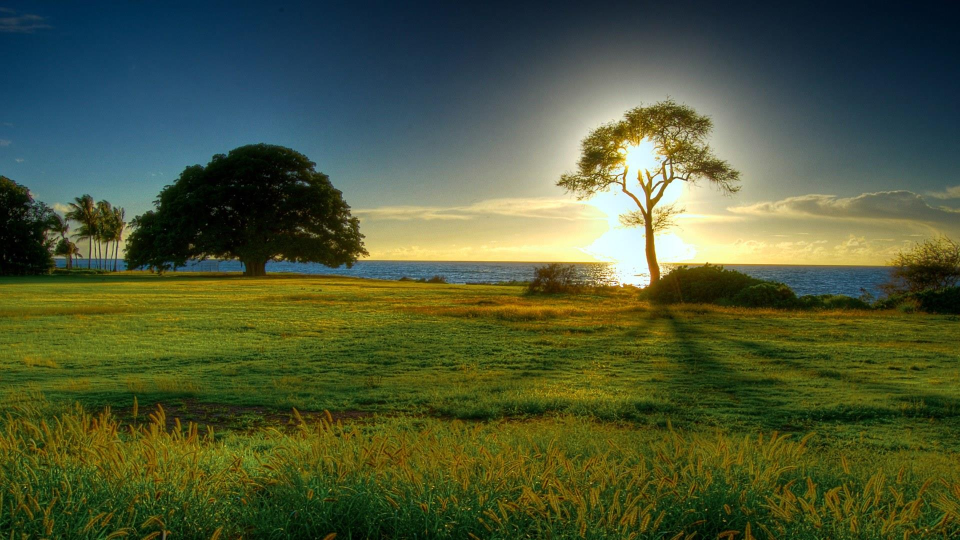
%> input picture Game1/Assets/images/Level3/L3_q2/img.jpg, 1920 x 1080 px (shown at 1/2 size)
$ octave gridding.m   (GNU Octave 9; MATLAB toolbox functions it lacks are replaced by stand-ins)
%> lines starting %> are read from the running program, lines starting %| are printed output that depends on the picture; in (x1, y1, x2, y2) boxes, pixels count from 0 and x2, y2 are one past the last pixel; in counts of white or black regions, pixels touching at a corner belong together; the program's own positions count from 1
img = imread('img.jpg');  %# Load a sample 3-D RGB image
%> img is the input picture: size 1080x1920x3 uint8; mean R, G, B 77.5, 88.6, 56

% [5 lines of commented-out code are left out]

w = 120;

x = 600;
y = 100;
a = img(x:x+w,y:y+w,:);
imwrite(a,'p1.jpg');
img(x:x+w,y:y+w,:) = 255;
%> img: size 1080x1920x3 uint8; 0.71% of pixels changed, all inside (x1, y1, x2, y2) = (99, 599, 220, 720)

x = 40;
y = 350;
a = img(x:x+w,y:y+w,:);
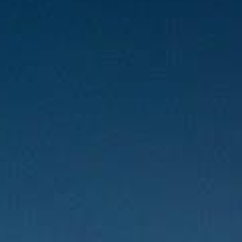
%> a: size 121x121x3 uint8 (shown 2 times larger); mean R, G, B 20.6, 63.3, 95.9
imwrite(a,'p2.jpg');
img(x:x+w,y:y+w,:) = 255;
%> img: size 1080x1920x3 uint8; mean R, G, B 80.2, 91, 58.8

x = 40;
y = 1500;
a = img(x:x+w,y:y+w,:);
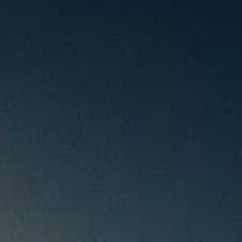
%> a: size 121x121x3 uint8 (shown 2 times larger); mean R, G, B 30.7, 48.2, 61.9
imwrite(a,'p3.jpg');
img(x:x+w,y:y+w,:) = 255;
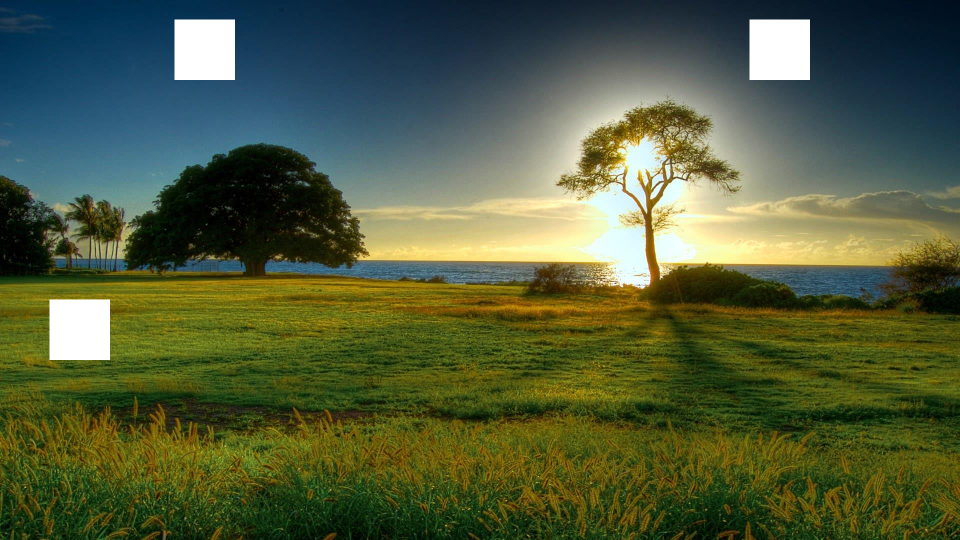
%> img: size 1080x1920x3 uint8 (shown at 1/2 size); mean R, G, B 81.8, 92.4, 60.1

x = 850;
y = 900;
a = img(x:x+w,y:y+w,:);
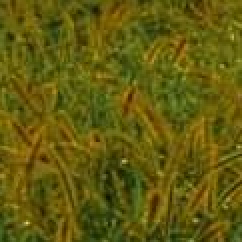
%> a: size 121x121x3 uint8 (shown 2 times larger); mean R, G, B 98.2, 91.1, 14.2
imwrite(a,'p4.jpg');
img(x:x+w,y:y+w,:) = 255;
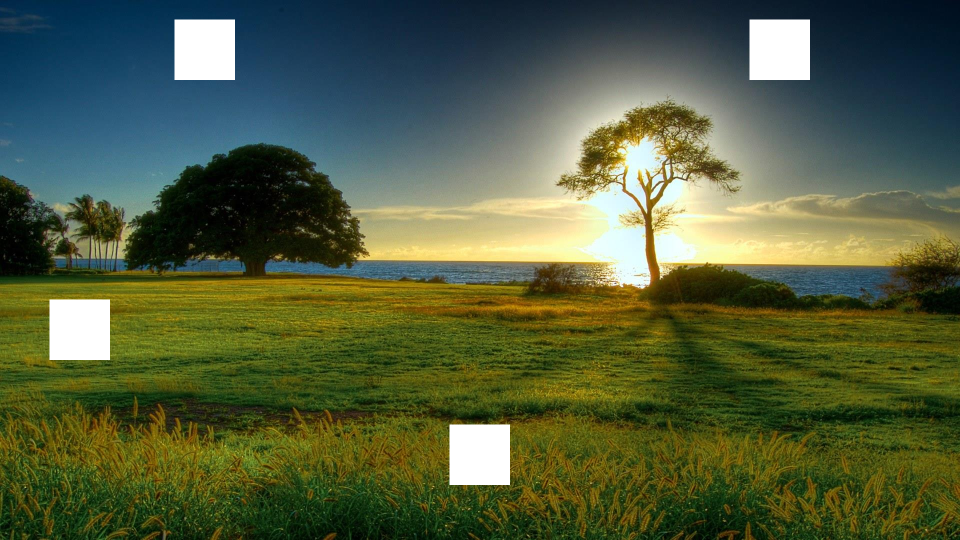
%> img: size 1080x1920x3 uint8 (shown at 1/2 size); 0.71% of pixels changed, all inside (x1, y1, x2, y2) = (899, 849, 1020, 970)

x = 650;
y = 1600;
a = img(x:x+w,y:y+w,:);
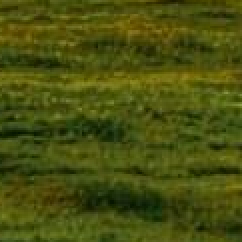
%> a: size 121x121x3 uint8 (shown 2 times larger); mean R, G, B 73, 80.1, 14.8
imwrite(a,'p5.jpg');
img(x:x+w,y:y+w,:) = 255;
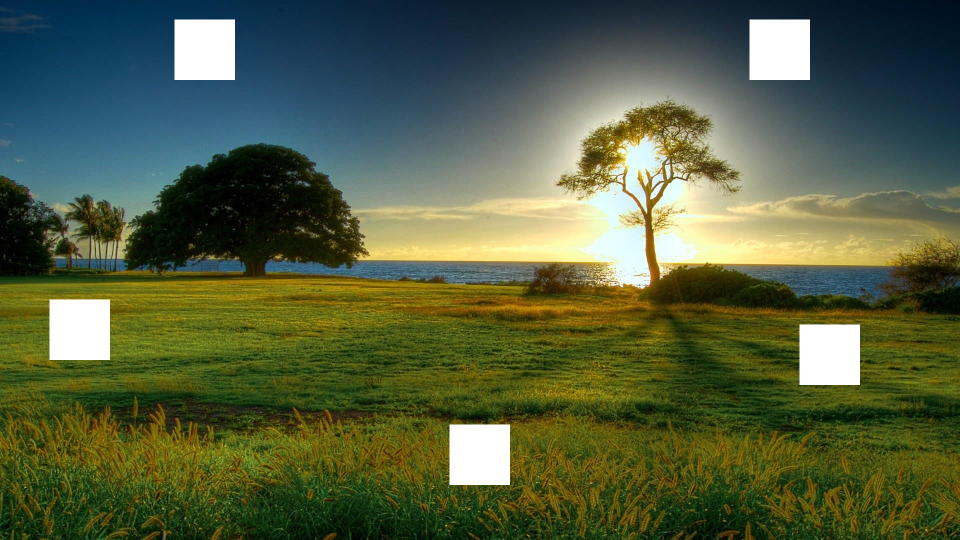
%> img: size 1080x1920x3 uint8 (shown at 1/2 size); 0.71% of pixels changed, all inside (x1, y1, x2, y2) = (1599, 649, 1720, 770)
imshow(img);

imshow(img)
imwrite(img,'n.jpg');
